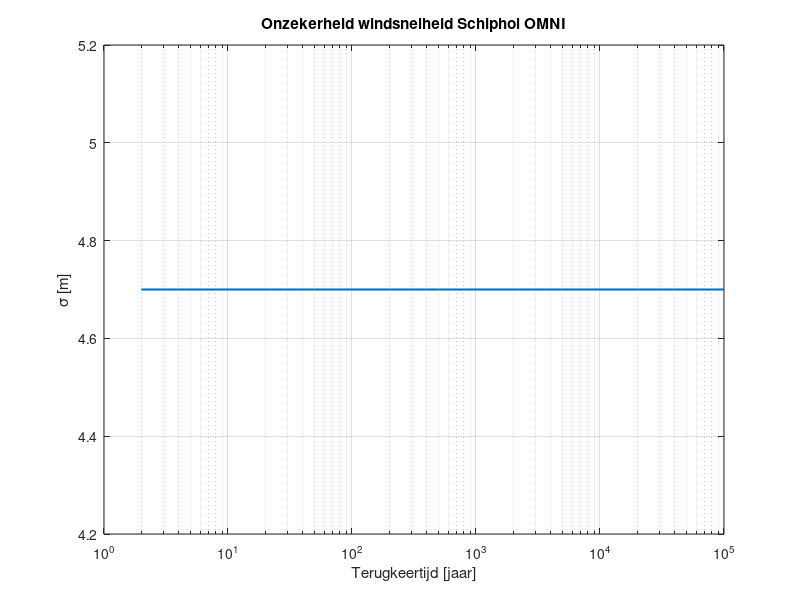

MATLAB code to generate this figure: (Note: this script raises an error after producing the figure.)
%==========================================================================
% Script uitintegreren onzekerheid wind (variabele verdelingsparameters)
%
% Door: Karolina Wojciechowska
% Datum: november 2015.
%
% Dit script moet nog gecheckt worden door Chris
%==========================================================================

%% Invoer

%testje Chris

clc
clear all
close all
addpath 'Hulproutines\' 'Invoer\';

% Windrichting:
% 1 = N
% 2 = NNO
% ...
% ...
% 16 = NNW

% N	NNO	NO	ONO	O	OZO	ZO	ZZO	Z	ZZW	ZW	WZW	W	WNW	NW	NNW
% 1	2	3	4	5	6	7	8	9	10	11	12	13	14	15	16

sNaam = 'Schiphol';
disp(['Analyse voor ',sNaam,': alle windrichtingen, variabele onzekerheid']);

r_fig = {'N','NNO','NO','ONO','O','OZO','ZO','ZZO','Z','ZZW','ZW','WZW','W','WNW','NW','NNW'};
T     = [2,10,50,100,500,1000,10000,100000];
%volgens voorlopige gegevens Deltares:
%sigma = [0.015,0.024,0.031,0.034,0.039,0.041,0.047,0.052]; 

% definitief
sigma = 100*[0.047,0.047,0.047,0.047,0.047,0.047,0.047,0.047];

figure
semilogx(T,sigma,'LineWidth',1.5);
grid on
xlabel('Terugkeertijd [jaar]');
ylabel('\sigma [m]');
title('Onzekerheid windsnelheid Schiphol OMNI');

% Windbestand
infileWindsnelheid  = 'Wind speed Schiphol 16 directions.txt';
ovkansenWind        = load(infileWindsnelheid);
infileWindrichting  = 'Wind directions Schiphol 16 directions.txt';
kansenR             = load(infileWindrichting);

%% Ov.kans windsnelheid incl. kans op een windrichting

u = ovkansenWind(:,1);

for r = 1:16
    
    uPov{r}   = ovkansenWind(:,r+1);
    uPov_r{r} = 180*2*uPov{r}*kansenR(r,2);
    
end

col = colormap(hsv(16));

figure
for r = 1:16
    
    semilogy(u,uPov_r{r},'color',col(r,:),'LineWidth',1.5);
    hold on
    
end
grid on
xlabel('Windsnelheid [m/s]');
ylabel('Overschrijdingsfrequentie [1/jaar]');
legend(r_fig,'location','EastOutside');
xlim([min(u) max(u)]);
ylim([10^-8 10^2]);
title({'Overschrijdingsfrequentie windsnelheid Schiphol';'incl. kans op een windrichting'});

%% Onzekerheid per windrichting

for r = 1:16
   
    uRel(:,r) = interp1(log(1./uPov_r{r}),u,log(T));
    
end

figure
for r = 1:16

    plot([0,sigma],[0;uRel(:,r)],'color',col(r,:),'LineWidth',1.5);
    hold on
    
end
grid on
xlabel('\sigma [m]');
ylabel('Windsnelheid [m/s]');
legend(r_fig,'location','EastOutside');
title('Onzekerheid per windrichting voor Schiphol');

%% Uitintegreren onzekerheid

uSt   = 0.01;
uMin  = 0.01;
uMax  = 55;
uGrid = [uMin:uSt:uMax]';

for r = 1:16

    uPovGrid{r} = exp(interp1(u,log(uPov{r}),uGrid,'linear','extrap'));
    uRelGrid{r} = interp1([0;uRel(:,r)],[0,sigma],uGrid(1:end-1),'linear','extrap');
    uDicht{r}   = uPovGrid{r}(1:end-1)-uPovGrid{r}(2:end);

    for i = 1:length(u)
    
       clear vPov_help
        
       vPov_help  = (1-normcdf(u(i)./uGrid(1:end-1),ones(length(uGrid(1:end-1)),1),uRelGrid{r})).*uDicht{r};
%        vPov_help  = (1-normcdf(u(i)./uGrid(1:end-1),1,0.047)).*uDicht{r};
       vPov{r}(i) = sum(vPov_help);
        
    end
    
end

%% Figuren

figure
for r = 1:16
    
    figure
    semilogy(u,uPov{r},'b','LineWidth',1.5);
    hold on
    semilogy(u,vPov{r},'r','LineWidth',1.5);
    grid on
    xlabel('Windsnelheid [m/s]');
    ylabel('Overschrijdingskans [1/12 uur]');
    title(['Overschrijdingskans Schiphol gegeven windrichting r = ',r_fig{r}]);
    print(gcf,'-dpng',['Figuren\windsnelheid_Schiphol_r_',num2str(r),'_',r_fig{r},'_VAR.png']);
    
end

for r = 1:16
    vPov{r} = vPov{r}';
end

vPov = cell2mat(vPov);

% %% Export data naar Hydra-NL format
% 
% X = [u,vPov];
% 
% wegschrijven_data('wind',[sNaam,'_VAR'],X);